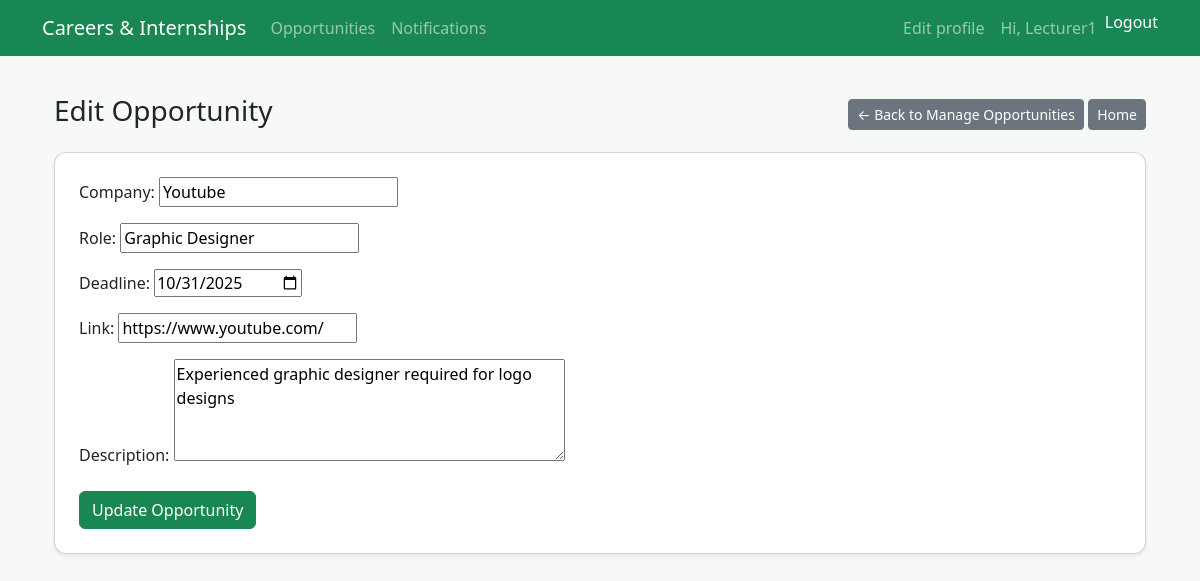
Screenshot of /careers/manage/3/edit/ (signed in) with the database file from the repository.
### careers/models.py (models this page shows, shortened)
class CareerOpportunity(models.Model):
    company = models.CharField(max_length=200)
    role = models.CharField(max_length=300)
    deadline = models.DateField()
    link = models.URLField(blank=True)
    description = models.TextField(blank=True)
    created_at = models.DateTimeField(auto_now_add=True)
    posted_by = models.ForeignKey(User, on_delete=models.SET_NULL, null=True, blank=True, related_name='posted_opportunities')

### careers/views.py (the view)
# urls.py: path('manage/<int:pk>/edit/', views.edit_opportunity, name='edit_opportunity'),
@login_required
@lecturer_required
def edit_opportunity(request, pk):
    opp = get_object_or_404(CareerOpportunity, pk=pk, posted_by=request.user)
    if request.method == 'POST':
        form = OpportunityForm(request.POST, instance=opp)
        if form.is_valid():
            form.save()
            messages.success(request, 'Opportunity updated successfully!')
            return redirect('manage_opportunities')
    else:
        form = OpportunityForm(instance=opp)
    return render(request, 'careers/create_opportunity.html', {'form': form, 'edit': True})

### careers/forms.py
class OpportunityForm(forms.ModelForm):
    class Meta:
        model = CareerOpportunity
        fields = ['company', 'role', 'deadline', 'link', 'description']
        widgets = {
            'description': forms.Textarea(attrs={'rows': 4, 'placeholder': 'Describe the opportunity'}),
            'deadline': forms.DateInput(attrs={'type': 'date'})
        }

### templates/careers/create_opportunity.html (shortened to what this page needs)
{% extends 'base.html' %}
{% block content %}
<div class="container mt-4">
  <div class="d-flex justify-content-between align-items-center mb-3">
    <h3>{% if edit %}Edit Opportunity{% else %}Post New Opportunity{% endif %}</h3>
    <div>
      <a href="{% url 'manage_opportunities' %}" class="btn btn-secondary btn-sm">← Back to Manage Opportunities</a>
      <a href="{% url 'home' %}" class="btn btn-secondary btn-sm">Home</a>
    </div>
  </div>
  <div class="card p-4 shadow-sm">
    <form method="post" action="">
      {{ form.as_p }}
      <button class="btn btn-success mt-2">
        {% if edit %}Update Opportunity{% else %}Post Opportunity{% endif %}
      </button>
    </form>
  </div>
</div>
{% endblock %}

### templates/base.html (shortened to what this page needs)
<!doctype html>
<html lang="en">
  <head>
    <link href="https://cdn.jsdelivr.net/npm/bootstrap@5.3.0/dist/css/bootstrap.min.css" rel="stylesheet">
  </head>
  <body>
    <nav class="navbar navbar-expand-lg navbar-dark bg-success fixed-top">
      <div class="container">
        <a class="navbar-brand" href="/">Careers & Internships</a>
        <div class="collapse navbar-collapse">
          <ul class="navbar-nav me-auto">
            <li class="nav-item"><a class="nav-link" href="/">Opportunities</a></li>
            <li class="nav-item"><a class="nav-link" href="{% url 'notifications' %}">Notifications</a></li>
          </ul>
          <ul class="navbar-nav ms-auto">
            {% if user.is_authenticated %}
              <li class="nav-item"><a class="nav-link" href="{% url 'edit_profile' %}">Edit profile</a></li>
              <li class="nav-item"><span class="nav-link">Hi, {{ user.username }}</span></li>
              <li class="nav-item">
                <form action="{% url 'logout' %}" method="post" style="display:inline;">
                  <button type="submit" class="btn btn-link nav-link" style="display:inline; padding:0; color:white; text-decoration:none;">
                    Logout
                  </button>
                </form>
              </li>
            {% else %}
              <li class="nav-item"><a class="nav-link" href="{% url 'login' %}">Login</a></li>
            {% endif %}
          </ul>
        </div>
      </div>
    </nav>
    <div class="container">
      {% block content %}{% endblock %}
    </div>
  </body>
</html>

### templates/base.html (style rules this page uses)
body { padding-top: 70px; background: #f6f9f8; }
.card { border-radius: 12px; }

### rows the page displays
CareerOpportunity: company "Youtube", role "Graphic Designer", deadline "10/31/2025", link "https://www.youtube.com/", description "Experienced graphic designer required for logo designs"

### other values shown
{{ user.username }} "Lecturer1"
